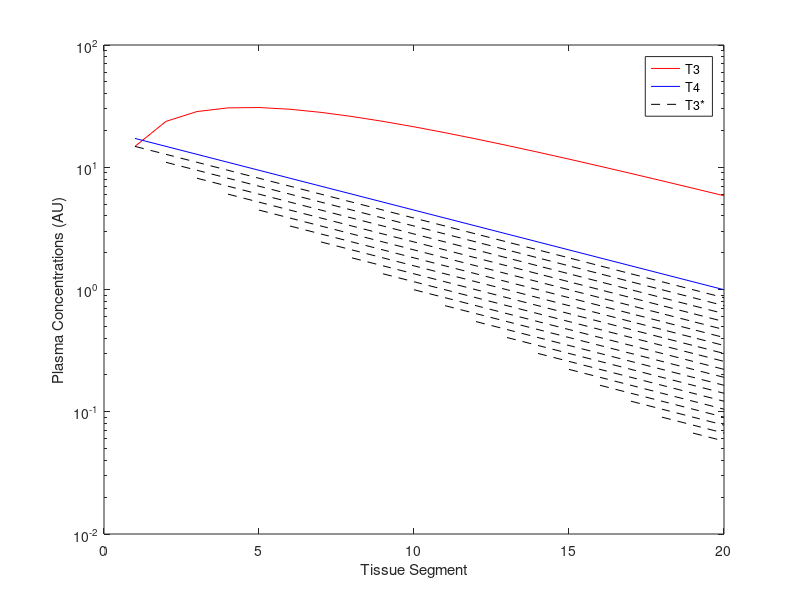

Here is the MATLAB script that generated this plot:
clear
num_of_segment = 20
for i=1:1:num_of_segment
  T4(i) = num_of_segment*exp(-0.15*i);
  segment(i)=i;
  for j=i:1:num_of_segment
    T3(i,j)=T4(i)*exp(-0.15*j);
  end
end

figure(1)
T3Gradient = sum(T3,1);
semilogy(segment,T3Gradient,'r')
hold on
semilogy(segment,T4,'b')
xlabel('Tissue Segment')
ylabel('Plasma Concentrations (AU)')

for i=1:1:num_of_segment
  figure(1)
    semilogy(segment(i:end),T3(i,i:end), 'k--')
  hold on
end

legend('T3', 'T4', 'T3*')


